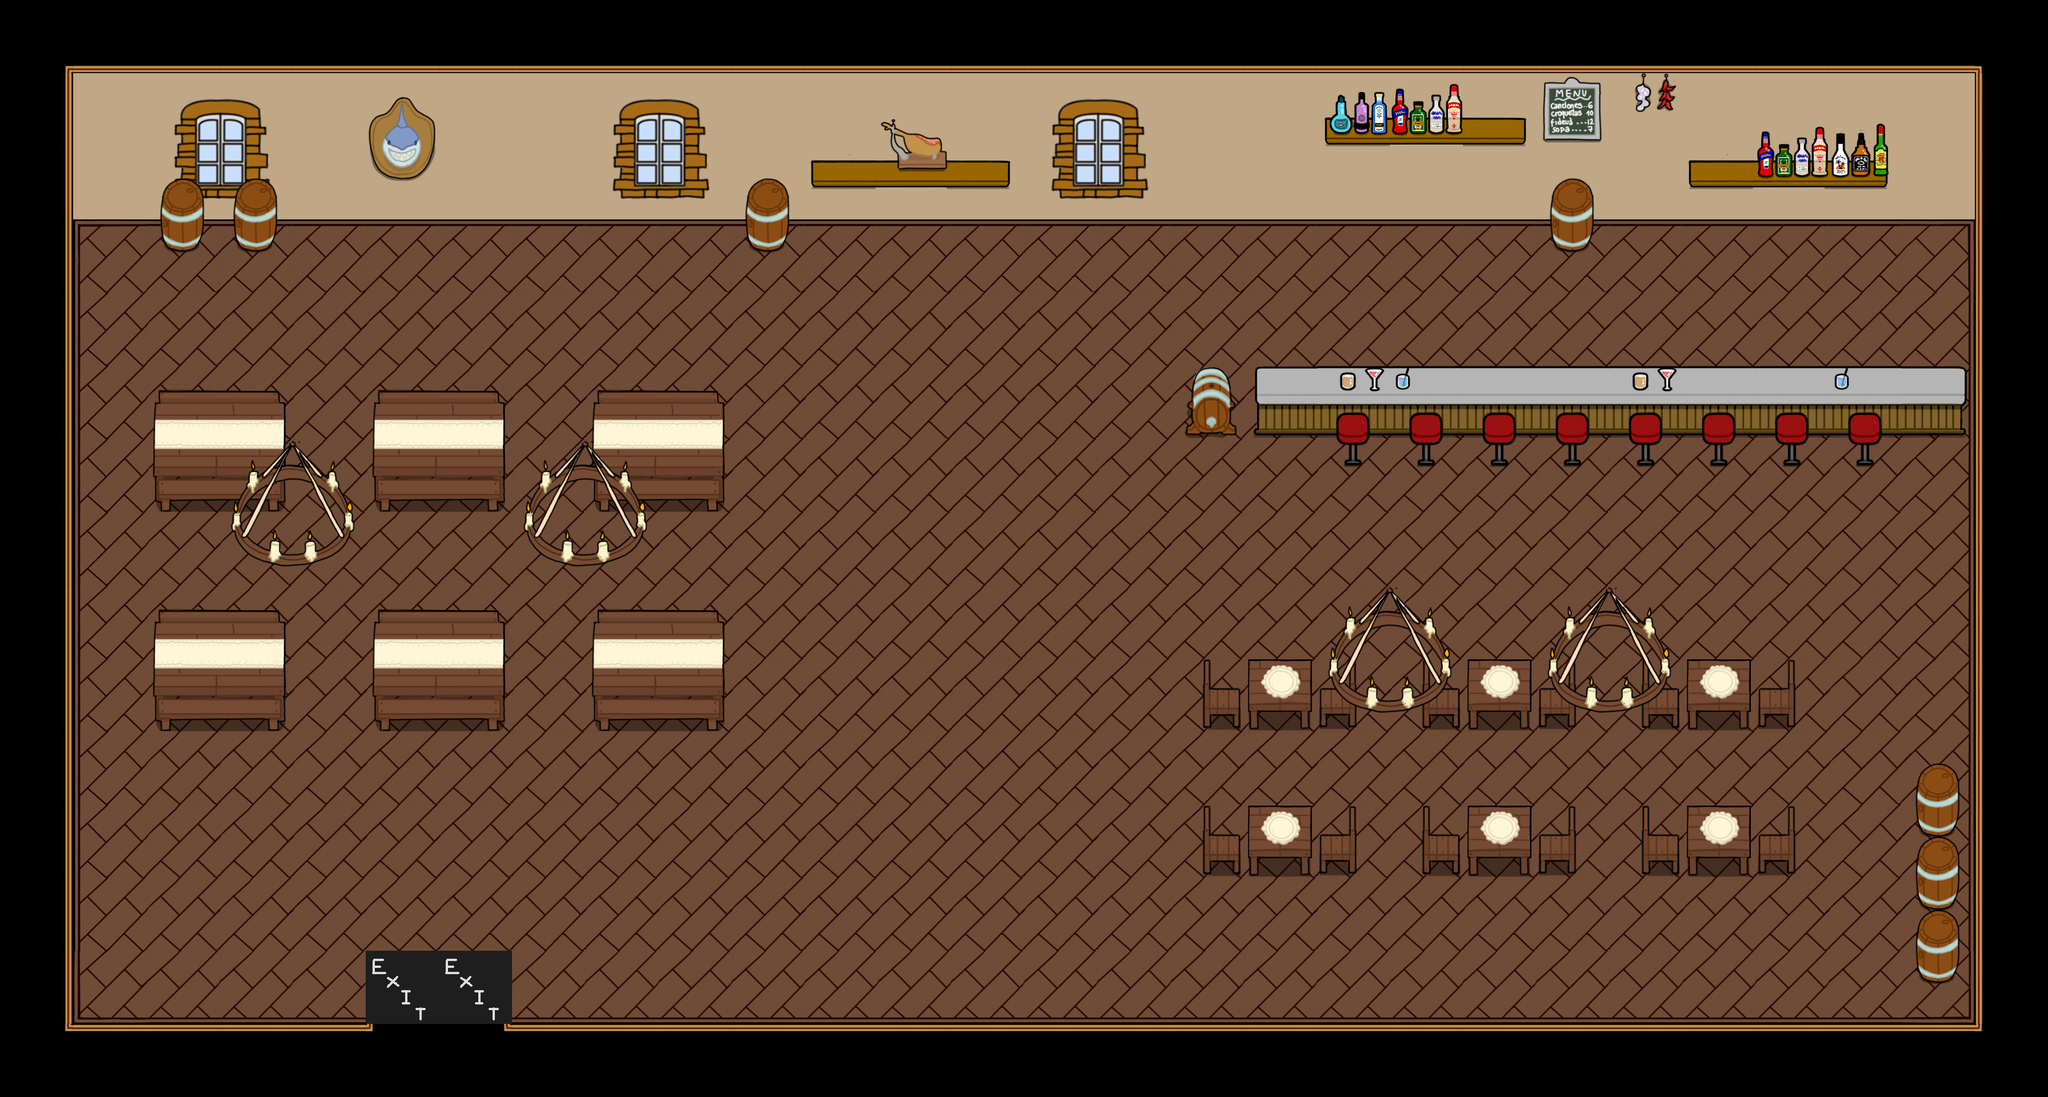

This game map was drawn from its Tiled (.tmx) file and the tilesets committed beside it. A one-line description and the trimmed map source follow:
An orthogonal 28x15 tile map with 128x128 px tiles, 6 tile layers (taberna, bordes paredes, assets, assets2, ...), 1 hidden layer not drawn, 4 tilesets and 4 objects.

<map version="1.9" tiledversion="1.9.2" orientation="orthogonal" renderorder="right-down" width="28" height="15" tilewidth="128" tileheight="128" infinite="0" nextlayerid="10" nextobjectid="8">
 <tileset firstgid="1" name="taberna plantilla" tilewidth="128" tileheight="128" tilecount="3" columns="3">
  <image source="taberna_plantilla.png" width="384" height="128" />
 </tileset>
 <tileset firstgid="4" name="Colisiones" tilewidth="128" tileheight="128" tilecount="2" columns="2">
  <image source="Colisiones.png" width="256" height="128" />
 </tileset>
 <tileset firstgid="6" name="spritesfondo" tilewidth="128" tileheight="128" tilecount="500" columns="25">
  <image source="spritesfondo.png" width="3200" height="2560" />
 </tileset>
 <tileset firstgid="506" name="sprites_taberna" tilewidth="128" tileheight="128" tilecount="100" columns="10">
  <image source="sprites_taberna.png" width="1280" height="1280" />
 </tileset>
 <layer id="1" name="taberna" width="28" height="15">
  <properties>
   <property name="Draw" type="bool" value="true" />
  </properties>
  <data>[420 cells, 338 non-empty, 11 distinct tile ids]</data>
 </layer>
 <layer id="5" name="bordes paredes" width="28" height="15">
  <properties>
   <property name="Draw" type="bool" value="true" />
  </properties>
  <data>[420 cells, 82 non-empty, 8 distinct tile ids]</data>
 </layer>
 <layer id="6" name="assets" width="28" height="15">
  <properties>
   <property name="Draw" type="bool" value="true" />
  </properties>
  <data>[420 cells, 77 non-empty, 24 distinct tile ids]</data>
 </layer>
 <layer id="7" name="assets2" width="28" height="15">
  <properties>
   <property name="Draw" type="bool" value="true" />
  </properties>
  <data>[420 cells, 37 non-empty, 15 distinct tile ids]</data>
 </layer>
 <layer id="8" name="assets3" width="28" height="15">
  <data>[420 cells, 6 non-empty, 4 distinct tile ids]</data>
 </layer>
 <layer id="9" name="techo" width="28" height="15">
  <data>[420 cells, 16 non-empty, 4 distinct tile ids]</data>
 </layer>
 <layer id="2" name="colisiones" width="28" height="15" visible="0">
  <data>[420 cells, 338 non-empty, 2 distinct tile ids]</data>
 </layer>
 <objectgroup id="4" name="Transiciones">
  <properties>
   <property name="entity" type="int" value="5" />
  </properties>
  <object id="1" x="640" y="1664" width="256" height="128">
   <properties>
    <property name="mapID" type="int" value="0" />
    <property name="targetDoor" type="int" value="27" />
   </properties>
  </object>
 </objectgroup>
 <objectgroup id="5" name="NPCs">
  <properties>
   <property name="entity" type="int" value="3" />
  </properties>
  <object id="10" x="1283" y="642" width="126" height="240">
   <properties>
    <property name="texturePath" value="Assets/Textures/kangaroNpc.png" />
   </properties>
  </object>
  <object id="13" x="2815" y="392" width="126" height="240">
   <properties>
    <property name="texturePath" value="Assets/Textures/kangaroNpc.png" />
   </properties>
  </object>
 </objectgroup>
 <objectgroup id="6" name="Yogur">
  <properties>
   <property name="entity" type="int" value="7" />
  </properties>
  <object id="14" x="386.667" y="637" width="127.333" height="127.333">
   <properties>
    <property name="texturePath" value="Assets/Textures/itemYogur.png" />
   </properties>
   <ellipse />
  </object>
 </objectgroup>
</map>
